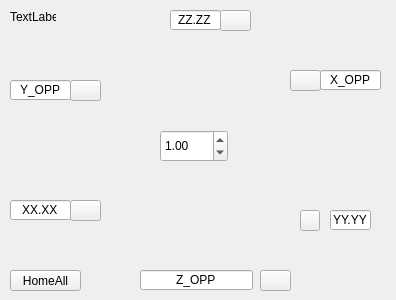
<?xml version="1.0" encoding="UTF-8"?>
<ui version="4.0">
 <class>Heightmap_widget</class>
 <widget class="QWidget" name="Heightmap_widget">
  <property name="geometry">
   <rect>
    <x>0</x>
    <y>0</y>
    <width>396</width>
    <height>300</height>
   </rect>
  </property>
  <property name="windowTitle">
   <string>Form</string>
  </property>
  <widget class="QLineEdit" name="leZ">
   <property name="geometry">
    <rect>
     <x>170</x>
     <y>10</y>
     <width>51</width>
     <height>20</height>
    </rect>
   </property>
   <property name="sizePolicy">
    <sizepolicy hsizetype="Fixed" vsizetype="Fixed">
     <horstretch>0</horstretch>
     <verstretch>0</verstretch>
    </sizepolicy>
   </property>
   <property name="text">
    <string>ZZ.ZZ</string>
   </property>
   <property name="maxLength">
    <number>6</number>
   </property>
   <property name="alignment">
    <set>Qt::AlignCenter</set>
   </property>
  </widget>
  <widget class="QLineEdit" name="leY_Opp">
   <property name="geometry">
    <rect>
     <x>10</x>
     <y>80</y>
     <width>61</width>
     <height>20</height>
    </rect>
   </property>
   <property name="sizePolicy">
    <sizepolicy hsizetype="Fixed" vsizetype="Fixed">
     <horstretch>0</horstretch>
     <verstretch>0</verstretch>
    </sizepolicy>
   </property>
   <property name="text">
    <string>Y_OPP</string>
   </property>
   <property name="maxLength">
    <number>6</number>
   </property>
   <property name="alignment">
    <set>Qt::AlignCenter</set>
   </property>
  </widget>
  <widget class="QLineEdit" name="leX">
   <property name="geometry">
    <rect>
     <x>10</x>
     <y>200</y>
     <width>61</width>
     <height>20</height>
    </rect>
   </property>
   <property name="sizePolicy">
    <sizepolicy hsizetype="Fixed" vsizetype="Fixed">
     <horstretch>0</horstretch>
     <verstretch>0</verstretch>
    </sizepolicy>
   </property>
   <property name="text">
    <string>XX.XX</string>
   </property>
   <property name="maxLength">
    <number>6</number>
   </property>
   <property name="alignment">
    <set>Qt::AlignCenter</set>
   </property>
  </widget>
  <widget class="QLineEdit" name="leZ_Opp">
   <property name="geometry">
    <rect>
     <x>140</x>
     <y>270</y>
     <width>113</width>
     <height>20</height>
    </rect>
   </property>
   <property name="sizePolicy">
    <sizepolicy hsizetype="Fixed" vsizetype="Fixed">
     <horstretch>0</horstretch>
     <verstretch>0</verstretch>
    </sizepolicy>
   </property>
   <property name="text">
    <string>Z_OPP</string>
   </property>
   <property name="maxLength">
    <number>6</number>
   </property>
   <property name="alignment">
    <set>Qt::AlignCenter</set>
   </property>
  </widget>
  <widget class="QLineEdit" name="leY">
   <property name="geometry">
    <rect>
     <x>330</x>
     <y>210</y>
     <width>41</width>
     <height>20</height>
    </rect>
   </property>
   <property name="sizePolicy">
    <sizepolicy hsizetype="Fixed" vsizetype="Fixed">
     <horstretch>0</horstretch>
     <verstretch>0</verstretch>
    </sizepolicy>
   </property>
   <property name="text">
    <string>YY.YY</string>
   </property>
   <property name="maxLength">
    <number>6</number>
   </property>
   <property name="alignment">
    <set>Qt::AlignCenter</set>
   </property>
  </widget>
  <widget class="QLineEdit" name="leX_Opp">
   <property name="geometry">
    <rect>
     <x>320</x>
     <y>70</y>
     <width>61</width>
     <height>20</height>
    </rect>
   </property>
   <property name="sizePolicy">
    <sizepolicy hsizetype="Fixed" vsizetype="Fixed">
     <horstretch>0</horstretch>
     <verstretch>0</verstretch>
    </sizepolicy>
   </property>
   <property name="text">
    <string>X_OPP</string>
   </property>
   <property name="maxLength">
    <number>6</number>
   </property>
   <property name="alignment">
    <set>Qt::AlignCenter</set>
   </property>
  </widget>
  <widget class="QLabel" name="Caption">
   <property name="geometry">
    <rect>
     <x>10</x>
     <y>10</y>
     <width>46</width>
     <height>13</height>
    </rect>
   </property>
   <property name="text">
    <string>TextLabel</string>
   </property>
   <property name="scaledContents">
    <bool>false</bool>
   </property>
   <property name="wordWrap">
    <bool>false</bool>
   </property>
  </widget>
  <widget class="QPushButton" name="pbZ">
   <property name="geometry">
    <rect>
     <x>220</x>
     <y>10</y>
     <width>31</width>
     <height>21</height>
    </rect>
   </property>
   <property name="text">
    <string/>
   </property>
  </widget>
  <widget class="QPushButton" name="pbY_Opp">
   <property name="geometry">
    <rect>
     <x>70</x>
     <y>80</y>
     <width>31</width>
     <height>21</height>
    </rect>
   </property>
   <property name="text">
    <string/>
   </property>
  </widget>
  <widget class="QPushButton" name="pbX">
   <property name="geometry">
    <rect>
     <x>70</x>
     <y>200</y>
     <width>31</width>
     <height>21</height>
    </rect>
   </property>
   <property name="text">
    <string/>
   </property>
  </widget>
  <widget class="QPushButton" name="pbY">
   <property name="geometry">
    <rect>
     <x>300</x>
     <y>210</y>
     <width>20</width>
     <height>21</height>
    </rect>
   </property>
   <property name="text">
    <string/>
   </property>
  </widget>
  <widget class="QPushButton" name="pbX_Opp">
   <property name="geometry">
    <rect>
     <x>290</x>
     <y>70</y>
     <width>31</width>
     <height>21</height>
    </rect>
   </property>
   <property name="text">
    <string/>
   </property>
  </widget>
  <widget class="QPushButton" name="pbZ_Opp">
   <property name="geometry">
    <rect>
     <x>260</x>
     <y>270</y>
     <width>31</width>
     <height>21</height>
    </rect>
   </property>
   <property name="text">
    <string/>
   </property>
  </widget>
  <widget class="QDoubleSpinBox" name="dsbZOffset">
   <property name="geometry">
    <rect>
     <x>160</x>
     <y>130</y>
     <width>68</width>
     <height>32</height>
    </rect>
   </property>
   <property name="minimum">
    <double>-99.000000000000000</double>
   </property>
   <property name="maximum">
    <double>99.000000000000000</double>
   </property>
   <property name="singleStep">
    <double>0.010000000000000</double>
   </property>
   <property name="value">
    <double>1.000000000000000</double>
   </property>
  </widget>
  <widget class="QPushButton" name="pbHomeAll">
   <property name="geometry">
    <rect>
     <x>10</x>
     <y>270</y>
     <width>71</width>
     <height>21</height>
    </rect>
   </property>
   <property name="text">
    <string>HomeAll</string>
   </property>
  </widget>
 </widget>
 <resources/>
 <connections/>
</ui>
